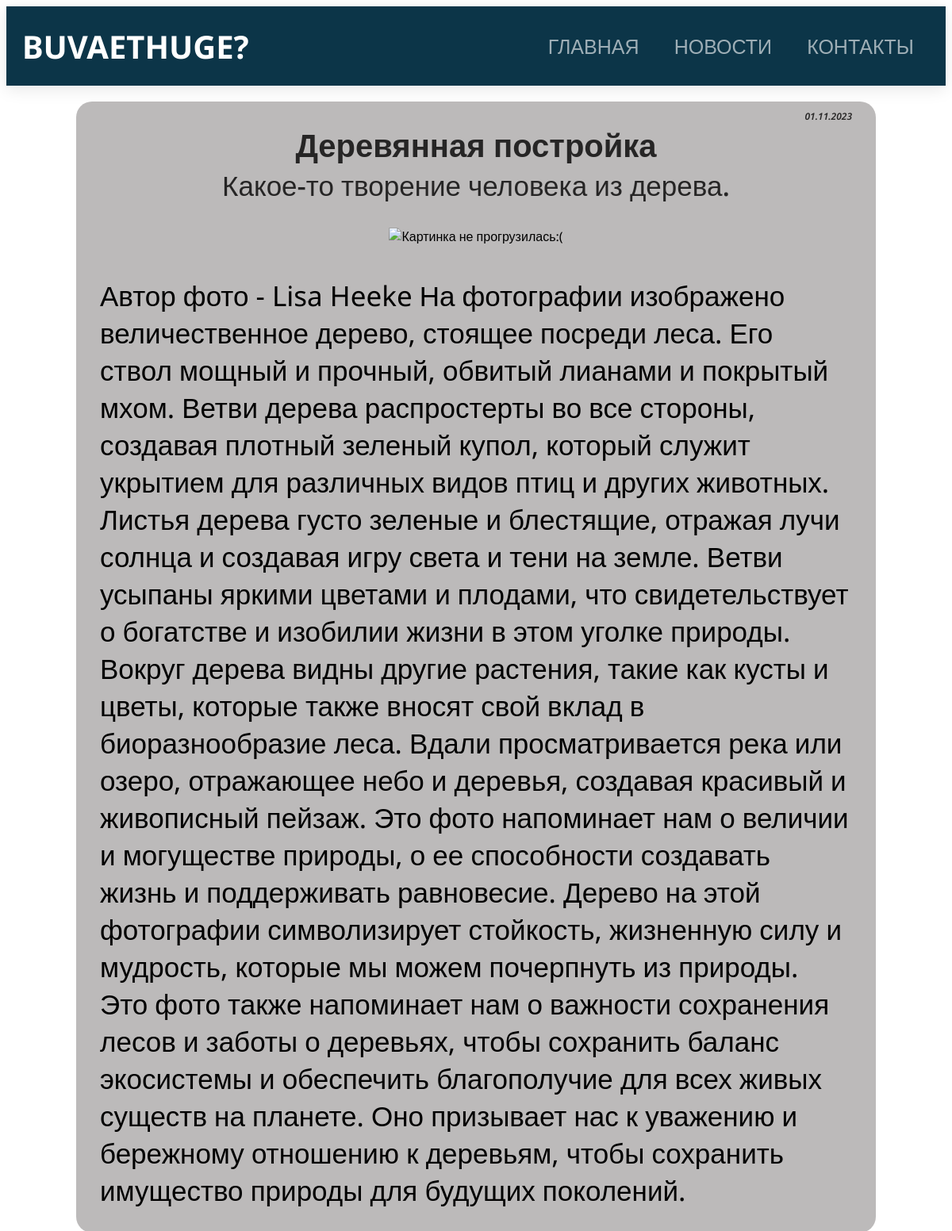
Screenshot of /news/1 with the database file from the repository.
### sitik/models.py (models this page shows, shortened)
class Articles(models.Model):
    title = models.CharField('Название', max_length=50, default='ПУСТО')
    description = models.CharField('Краткое описание (кликбейт)', max_length=250, default='ПУСТО')
    image = models.CharField('Картинка', max_length=250, default='ПУСТО')
    text = models.TextField('Полное описание')
    date = models.DateField('Дата события')
    class Meta:
        verbose_name = 'Новость'
        verbose_name_plural = 'Новости'

### sitik/views.py (the view)
# urls.py: path('news/<int:news_id>', views.news_detail, name='news_detail')
def news_detail(request, news_id):
    single_new = Articles.objects.get(id=news_id)
    single_new.image = image_url_fixer(single_new.image)
    return render(request, 'sitik/news_detail.html', {'single_new': single_new})

### sitik/views.py (called while the page is built)
def image_url_fixer(image_url):
    image_url = 'https://drive.google.com/uc?export=view&id=' + image_url.split('/')[5]
    return image_url

### sitik/templates/sitik/news_detail.html (shortened to what this page needs)
{% extends 'sitik/layout.html' %}
{% load static %}
{% block content %}
    <div class="wrapper_detail">
        <div class="date">
            {{ single_new.date|date:"d.m.Y" }}
        </div>
        <div class="title">
            {{ single_new.title }}
        </div>
        <div class="description">
            {{ single_new.description }}
        </div>
        <div class="image_view">
            <img src="{{ single_new.image }}" alt="Картинка не прогрузилась:(">
        </div>
        <div class="article_text">
            {{ single_new.text }}
        </div>
    </div>
{% endblock %}

### sitik/static/sitik/css/main.css (style rules this page uses)
body { justify-content: center; font-family: 'Noto Sans', sans-serif; background-color: white; }
.wrapper_detail { display: grid; border-radius: 20px; width: 84vw; margin: 20px auto; background-color: #bcbaba; grid-template-columns: repeat(6, 14vw); }
.date { grid-column: 5 / 7; grid-row: 1 / 2; text-align: right; font-size: 12px; margin-right: 30px; font-weight: 600; font-style: italic; color: #262525; margin-top: 10px; }
.title { grid-column: 1 / 7; grid-row: 2 / 3; text-align: center; font-size: 40px; font-weight: 600; color: #262525; margin: 0 30px; }
.description { grid-column: 1 / 7; grid-row: 3 / 4; margin: 0 30px 20px; font-size: 35px; font-weight: 500; text-align: center; color: #262525; }
.image_view { grid-column: 1 / 7; grid-row: 4 / 5; text-align: center; }
.image_view img { object-fit: cover; height: 100%; width: 100%; margin: 10px 0; text-align: center; }
.article_text { grid-column: 1 / 7; grid-row: 5 / 6; margin: 30px; font-size: 35px; }

### rows the page displays
Articles: date "01.11.2023", title "Деревянная постройка", description "Какое-то творение человека из дерева.", text "Автор фото - Lisa Heeke На фотографии изображено величественное дерево, стоящее посреди леса. Его ствол мощный и прочный, обвитый лианами и покрытый мхом. Ветви дерева распростерты во все стороны, создавая плотный зеленый купол, который служит укрытием для различных видов птиц и других животных. Листья дерева густо зеленые и блестящие, отражая лучи солнца и создавая игру света и тени на земле. Ветви усыпаны яркими цветами и плодами, что свидетельствует о богатстве и изобилии жизни в этом уголке природы. Вокруг дерева видны другие растения, такие как кусты и цветы, которые также вносят свой вклад в биоразнообразие леса. Вдали просматривается река или озеро, отражающее небо и деревья,…"
